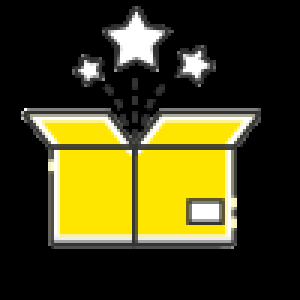
#> input picture 2_imagens_convertidas/9.png, 100 x 100 px, found by its file name (shown 3 times larger)
$ python teste_melhora_imagem.py
#> lines starting #> are read from the running program, lines starting #| are printed output that depends on the picture; after the words box and inside, x2 and y2 are one past the last pixel; in counts of white or black regions, pixels touching at a corner belong together
import cv2
import numpy as np

# Carregar a imagem
imagem = cv2.imread(r'C:\Desenvolvimento\Projetos\iniciacao_cientifica_ceusnp\2024_2025\2_imagens_convertidas\9.png')
#> imagem is the input picture: shape (100, 100, 3); mean B, G, R 25.6, 66.6, 71.1

# 1. Converter para escala de cinza
imagem_cinza = cv2.cvtColor(imagem, cv2.COLOR_BGR2GRAY)
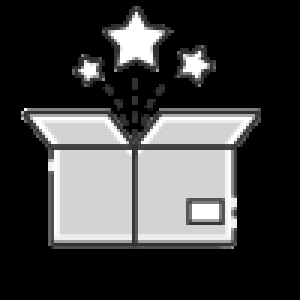
#> imagem_cinza: shape (100, 100) (shown 3 times larger); min 0, max 255, mean 63.2

# 2. Aumentar o contraste com CLAHE
clahe = cv2.createCLAHE(clipLimit=2.0, tileGridSize=(8, 8))
imagem_contraste = clahe.apply(imagem_cinza)
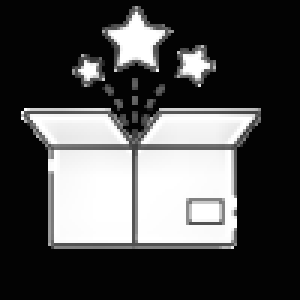
#> imagem_contraste: shape (100, 100) (shown 3 times larger); min 3, max 255, mean 77.9

# 3. Aplicar filtro de nitidez
kernel = np.array([[0, -1, 0],
                   [-1, 5, -1],
                   [0, -1, 0]])
imagem_nitida = cv2.filter2D(imagem_contraste, -1, kernel)
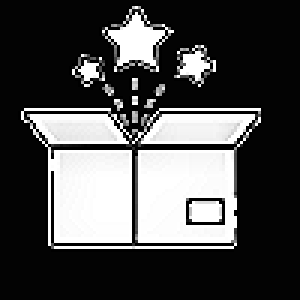
#> imagem_nitida: shape (100, 100) (shown 3 times larger); min 0, max 255, mean 76.9

# 4. Binarizar a imagem
_, imagem_bin = cv2.threshold(imagem_nitida, 128, 255, cv2.THRESH_BINARY | cv2.THRESH_OTSU)
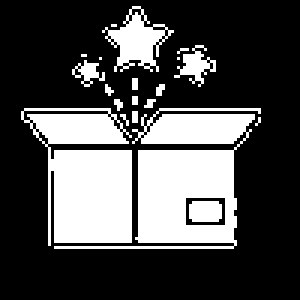
#> imagem_bin: shape (100, 100) (shown 3 times larger); 29.9% white; 20 white regions (14 under 20 px), largest, box (x1, y1, x2, y2) and area: (18, 36, 87, 83) 1325, (7, 36, 44, 82) 1163, (34, 2, 58, 24) 229, (58, 15, 72, 29) 80, (63, 67, 74, 74) 73, (24, 20, 35, 29) 44

# Salvar a imagem processada
cv2.imwrite(r'C:\Desenvolvimento\Projetos\iniciacao_cientifica_ceusnp\2024_2025\3_imagens_tratadas\9.png', imagem_bin)

$ run again, with 2_imagens_convertidas/10.png copied over 2_imagens_convertidas/9.png
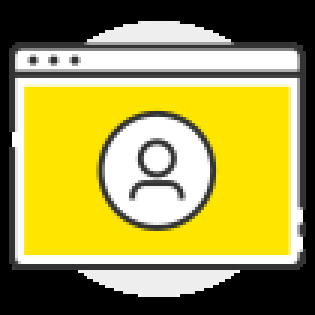
#> input picture 2_imagens_convertidas/10.png, 105 x 105 px, found by its file name (shown 3 times larger)
#> imagem is the input picture: shape (105, 105, 3); mean B, G, R 75.2, 153.3, 161.8
#> `imagem_cinza = cv2.cvtColor(imagem, cv2.COLOR_BGR2GRAY)`:
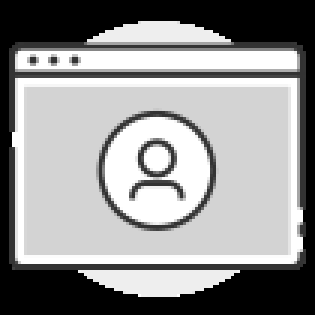
#> imagem_cinza: shape (105, 105) (shown 3 times larger); min 0, max 255, mean 146.8
#> `_, imagem_bin = cv2.threshold(imagem_nitida, 128, 255, cv2.THRESH_BINA..`:
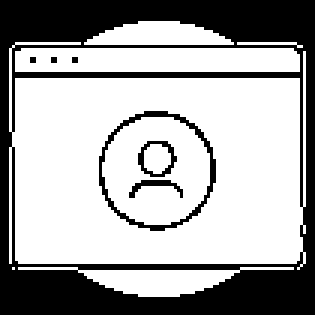
#> imagem_bin: shape (105, 105) (shown 3 times larger); 65.3% white; 7 black regions (3 under 20 px), largest, box (x1, y1, x2, y2) and area: (0, 0, 105, 105) 3528, (33, 37, 72, 77) 192, (46, 47, 59, 59) 51, (43, 60, 61, 66) 39
